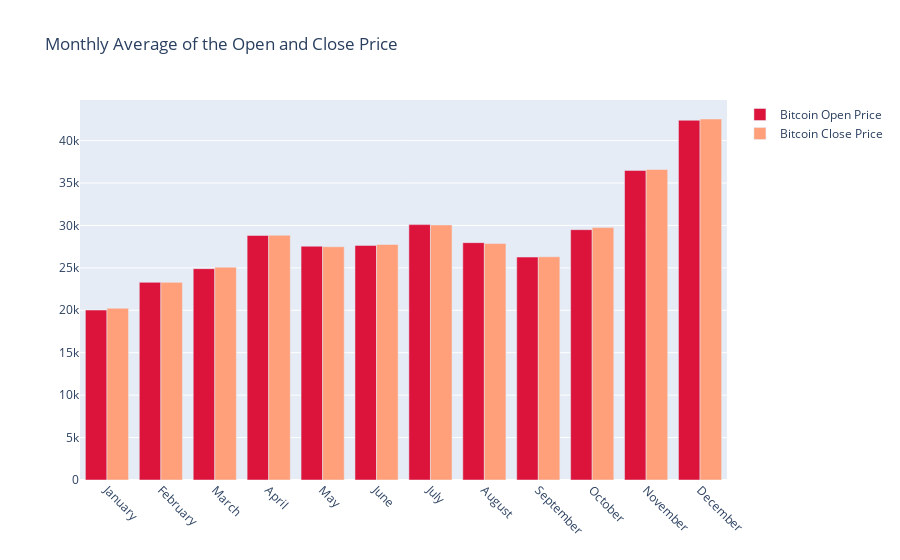

The code cell stored with this chart in its notebook:
### Code cell
#Chart showing the monthly average of the open price and close price
fig= go.Figure()

fig.add_trace(go.Bar(
    x=bt_2023_monthly.index,
    y=bt_2023_monthly['Open'],
    name= "Bitcoin Open Price",
    marker_color= 'crimson'
))
fig.add_trace(go.Bar(
    x=bt_2023_monthly.index,
    y=bt_2023_monthly['Price'],
    name= 'Bitcoin Close Price',
    marker_color= 'lightsalmon'
))

fig.update_layout(barmode='group', xaxis_tickangle=45,
                  title= 'Monthly Average of the Open and Close Price')

fig.show()

### Figure 1 — Plotly figure (JSON) as saved in the notebook; plotly's stock layout.template omitted (floating-point values rounded to 4 significant figures)
{"data": [{"marker": {"color": "crimson"}, "name": "Bitcoin Open Price", "type": "bar", "x": ["January", "February", "March", "April", "May", "June", "July", "August", "September", "October", "November", "December"], "y": [20030.0, 23290.0, 24910.0, 28820.0, 27550.0, 27650.0, 30100.0, 27970.0, 26270.0, 29500.0, 36490.0, 42400.0]}, {"marker": {"color": "lightsalmon"}, "name": "Bitcoin Close Price", "type": "bar", "x": ["January", "February", "March", "April", "May", "June", "July", "August", "September", "October", "November", "December"], "y": [20240.0, 23290.0, 25080.0, 28840.0, 27490.0, 27760.0, 30060.0, 27870.0, 26310.0, 29750.0, 36590.0, 42540.0]}], "layout": {"barmode": "group", "title": {"text": "Monthly Average of the Open and Close Price"}, "xaxis": {"tickangle": 45}}}
